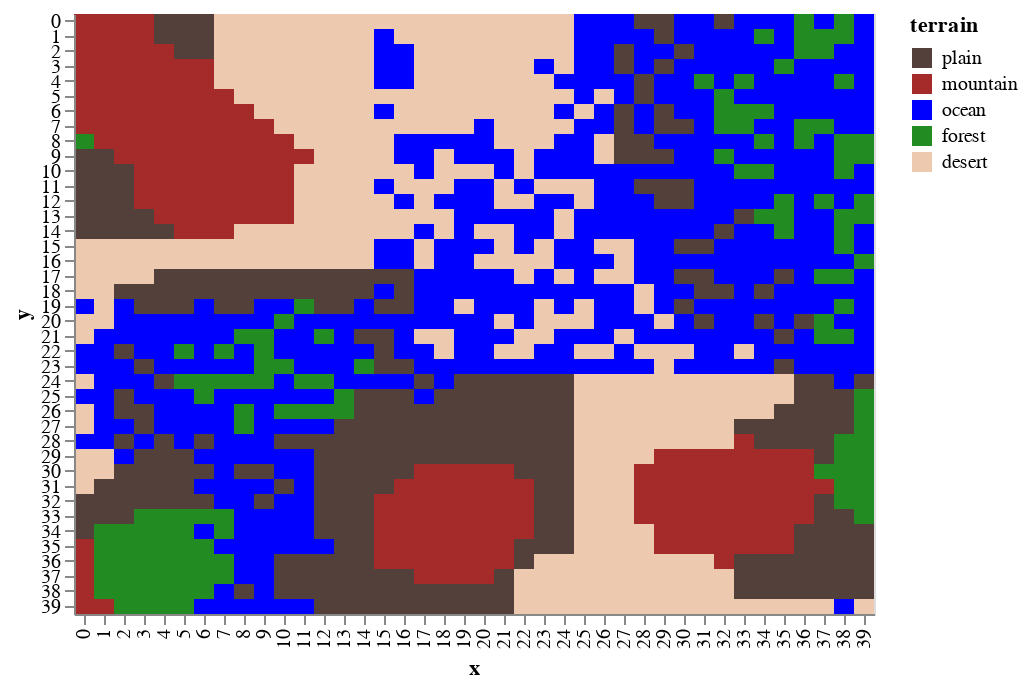

The code cell stored with this chart in its notebook:
### Markdown cell above
The amount of rainfal in the world determines if the area will become a forest or a desert. This can be set from the `landscape` parameters.

### Code cell
world.df_features['terrain'] = world.df_features.apply(lambda x: w.set_ecology(x,landscape),axis =1 )
draw.drawterrainadvanced(world.df_features)

### Figure 1 — Vega-Lite specification as saved in the notebook (floating-point values rounded to 4 significant figures; data arrays with more than 128 entries replaced by an {"elided": "..."} marker saying what was removed)
{"$schema": "https://vega.github.io/schema/vega-lite/v2.6.0.json", "config": {"view": {"height": 300, "width": 400}}, "data": {"name": "data-b95fc9ac625a68424bfc89abd2f494c6"}, "datasets": {"data-b95fc9ac625a68424bfc89abd2f494c6": {"elided": "1600 records"}}, "encoding": {"color": {"field": "terrain", "scale": {"domain": ["plain", "mountain", "ocean", "forest", "desert"], "range": ["#53403B", "brown", "blue", "#228b22", "#edc9af"]}, "type": "nominal"}, "x": {"field": "x", "type": "ordinal"}, "y": {"field": "y", "type": "ordinal"}}, "mark": "rect"}
